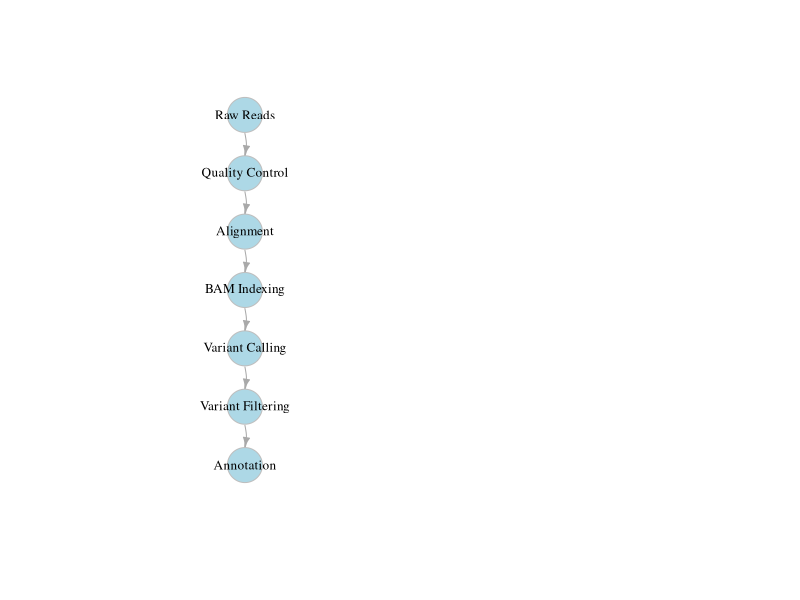

Write R code to recreate this figure.
## ---- chunk 1
knitr::opts_chunk$set(echo = TRUE)
## ---- chunk 2
library(testthat)

# Define the function that counts nucleotides
count_nucleotides <- function(dna_string) {
  nucleotides <- c("A", "C", "G", "T")
  counts <- sapply(nucleotides, function(n) {
    matches <- gregexpr(pattern = n, text = dna_string)[[1]]
    if(matches[1] == -1) {
      return(0)
    } else {
      return(length(matches))
    }
  })
  names(counts) <- nucleotides
  return(counts)
}

# Now let's write a test for this function
test_that("count_nucleotides correctly counts nucleotides", {
  dna_string <- "ACGTACGTACGTACGTACGT"
  expect_equal(count_nucleotides(dna_string), c(A=5, C=5, G=5, T=5))

  dna_string <- "AAACCCGGGTTT"
  expect_equal(count_nucleotides(dna_string), c(A=3, C=3, G=3, T=3))

  dna_string <- ""
  expect_equal(count_nucleotides(dna_string), c(A=0, C=0, G=0, T=0))
})
## ---- chunk 3
# Load the igraph package
library(igraph)

# Create a DAG representing a bioinformatics pipeline
edges <- c("Raw Reads", "Quality Control", 
           "Quality Control", "Alignment",
           "Alignment", "BAM Indexing",
           "BAM Indexing", "Variant Calling",
           "Variant Calling", "Variant Filtering",
           "Variant Filtering", "Annotation")

# Create a graph object
g <- graph(edges, directed = TRUE)

# Define the layout
l <- layout_as_tree(g, root=1, mode="out")

# Plot the graph
plot(g, layout=l, 
     edge.arrow.size = 0.5, 
     vertex.color = "lightblue", 
     vertex.size = 20, 
     vertex.frame.color = "gray", 
     vertex.label.color = "black", 
     vertex.label.cex = 0.8,
     edge.curved=0.2)
